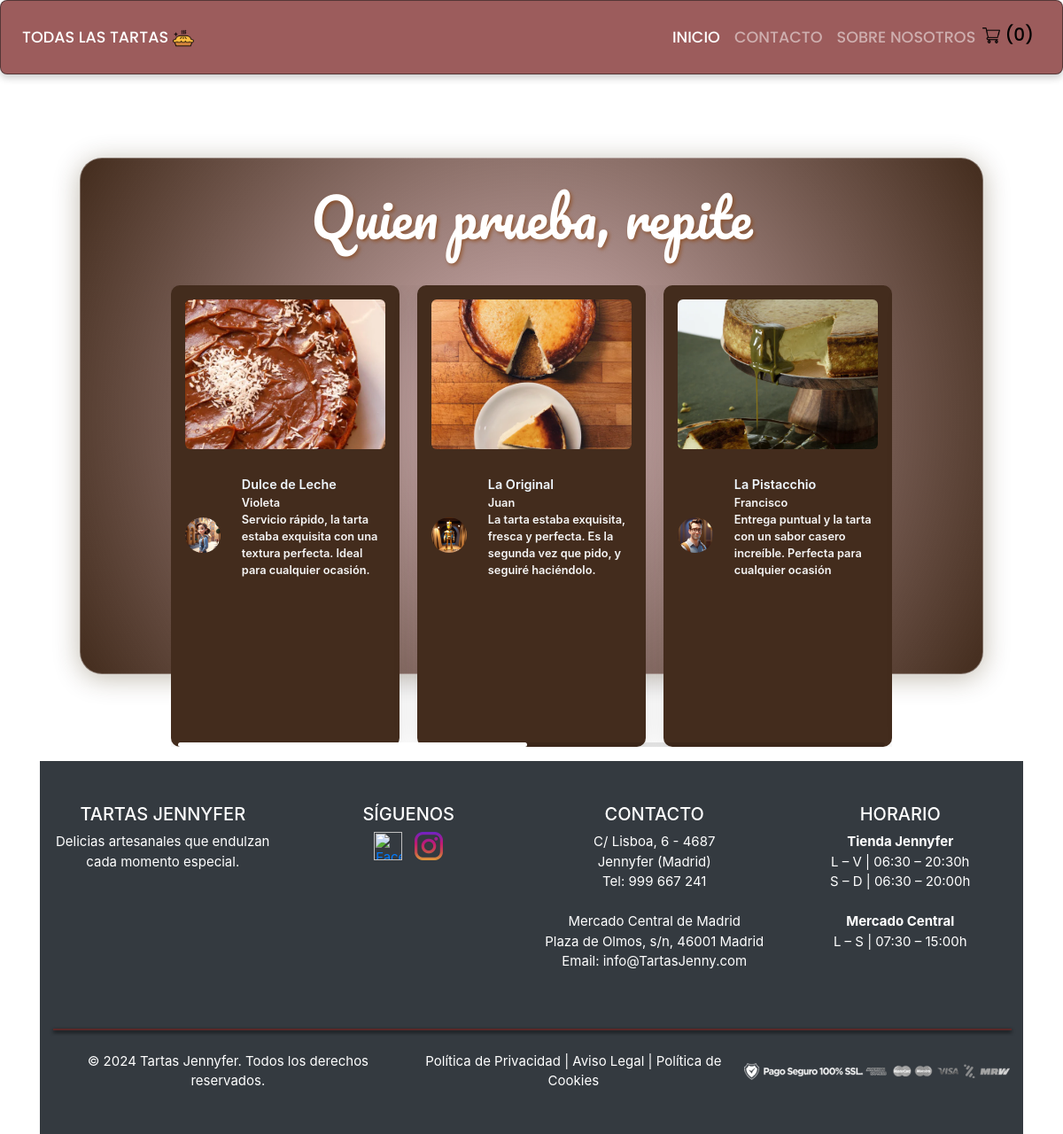
Screenshot of /detallesArticulo.php with the database file from the repository.
### tables this page shows
CREATE TABLE `products` (
  `id` int(11) NOT NULL,
  `nameProd` varchar(250) DEFAULT NULL,
  `precio` varchar(250) DEFAULT NULL,
  `precio2` varchar(250) DEFAULT NULL,
  `description_Prod` text DEFAULT NULL
);

CREATE TABLE `fotoproducts` (
  `id` int(11) NOT NULL,
  `products_id` int(11) DEFAULT NULL,
  `foto1` varchar(100) DEFAULT NULL,
  `foto2` varchar(100) DEFAULT NULL,
  `foto3` varchar(100) DEFAULT NULL,
  `foto4` varchar(100) DEFAULT NULL
);

CREATE TABLE `valoraciones` (
  `id` int(11) NOT NULL,
  `avatar_id` int(11) DEFAULT NULL,
  `nombreAvatar` varchar(250) DEFAULT NULL,
  `descripcionAvatar`text DEFAULT NULL,
  `fotoAvatar` varchar(100) DEFAULT NULL
  
);

### detallesArticulo.php (the view, shortened to what this page needs)
<html>
<head>
    <link rel="stylesheet" href="https://cdn.jsdelivr.net/npm/bootstrap-icons@1.11.3/font/bootstrap-icons.min.css">
    <link rel="stylesheet" href="https://stackpath.bootstrapcdn.com/bootstrap/4.5.2/css/bootstrap.min.css">
    <link rel="stylesheet" href="assets1/styles/menunavegador.css">
    <link rel="stylesheet" href="assets1/styles/loader.css">
    <link rel="stylesheet" href="assets1/styles/detallesArticulo.css">
    <link rel="stylesheet" href="https://cdn.jsdelivr.net/npm/swiper@11/swiper-bundle.min.css"/>
</head>
<body>
		<?php
			include('funciones/funciones_tienda.php');
			include('header.php');
		?>
	<div class=" container container1 ">
			<div class="row">
<?php
$resultadoProductos = getProductData_Valoracion($con);
?>
<article class="article-2 py-5">
   <div class="container recipe-container">
   	<h1 class="titulo_swiper2">Quien prueba, repite</h1>
	<div class="swiper swiper2">
		<div class="swiper-wrapper">
			<?php
			while ($dataProduct = mysqli_fetch_array($resultadoProductos)) {
				?>
				<div class="swiper-slide post">
						<img
							class="post-img img-fluid"
							src="<?php echo $dataProduct["foto1"]; ?>"
							alt="<?php echo $dataProduct['nameProd']; ?>" />
						<div class="post-body d-flex align-items-center mt-3">
							<img
								class="post-avatar rounded-circle mr-3"
								src="<?php echo $dataProduct["fotoAvatar"]; ?>"
								alt="avatar" />
							<div class="post-detail">
								<h2 class="post-name h5"><?php echo $dataProduct['nameProd']; ?></h2>
								<p class="post-author">
									<?php echo $dataProduct['nombreAvatar']; ?> <br>
									<?php echo $dataProduct['descripcionAvatar']; ?>
								</p>
							</div>
						</div>
				</div>
        <?php
        } ?>
    </div>
          <div class="swiper-scrollbar mt-4"></div>
        </div>
</div>
	</div>
		</div>
</body>
</html>

### assets1/styles/menunavegador.css (style rules this page uses)
* { margin: 0; padding: 0; }
body { padding-top: 70px; }
h1 { font-family: 'Pacifico', cursive; font-size: 3em; color: whitesmoke; }

### assets1/styles/detallesArticulo.css (style rules this page uses)
.container1 { justify-content: center; margin-top: 5%; }
.article-2 { display: flex; flex-direction: column; justify-content: center; align-items: center; width: 100%; padding: 60px; }
.recipe-container { background: rgba(67, 44, 29, 1); background: radial-gradient( circle, rgba(156,92,92,0.50) 9%, rgba(67, 44, 29, 1) 100% ); box-shadow: 0 4px 30px rgba(58, 40, 7, 0.32); backdrop-filter: blur(20px); -webkit-backdrop-filter: blur(20px); border: 1px solid rgba(255, 255, 255, 0.3); border-radius: 25px; padding: 30px 0; width: min(1200px, 100%); }
.recipe-container .titulo_swiper2 { font-family: 'Pacifico', cursive; font-size: 60px; text-align: center; color:white; margin-bottom: 4%; text-shadow: 2px 2px 4px rgba(139, 69, 19, 0.7); }
.swiper2 { width: 80%; height: 100%; margin-bottom: 30px; }
.swiper-scrollbar { --swiper-scrollbar-bottom: 0; --swiper-scrollbar-drag-bg-color: white; --swiper-scrollbar-size: 5px; }
.post { max-width: 900px; font-size: 1rem; font-weight: 500; background: rgba(67, 44, 29, 1); box-shadow: 0 4px 30px rgba(0, 0, 0, 0.1); border-radius: 10px; padding: 16px 16px 0; margin-bottom: 16px; }
.post-img { width: 100%; max-width: 400px; object-fit: cover; overflow: hidden; aspect-ratio: 4/3; border-radius: 6px; user-select: none; pointer-events: none; }
.post-body { display: grid; grid-template-columns: 15% 60% 20%; align-items: center; gap: 8px; padding: 15px 0; cursor: default; }
.post-name { color: aliceblue; font-size: 0.9rem; font-weight: 600; margin-bottom: 2px; overflow: hidden; text-overflow: ellipsis; white-space: nowrap; }
.post-author { width: fit-content; font-size: 0.8rem; font-weight: 600; color: whitesmoke; }
.post-avatar { width: 40px; aspect-ratio: 1/1; object-fit: cover; border-radius: 5px; cursor: pointer; }
footer { font-size: 15px; margin-top: 50px; padding-top: 20px; padding-bottom: 20px; }
hr { box-shadow: 0px 2px 4px rgba(0, 0, 0, 1); border: 1px solid #592828; width: 100%; }

### rows the page displays
products: fotoproducts.foto1 (picture), valoraciones.fotoAvatar (picture), nameProd "Dulce de Leche", valoraciones.nombreAvatar "Violeta", valoraciones.descripcionAvatar "Servicio rápido, la tarta estaba exquisita con una textura perfecta. Ideal para cualquier ocasión."
products: fotoproducts.foto1 (picture), valoraciones.fotoAvatar (picture), nameProd "La Original", valoraciones.nombreAvatar "Juan", valoraciones.descripcionAvatar "La tarta estaba exquisita, fresca y perfecta. Es la segunda vez que pido, y seguiré haciéndolo."
products: fotoproducts.foto1 (picture), valoraciones.fotoAvatar (picture), nameProd "La Pistacchio", valoraciones.nombreAvatar "Francisco", valoraciones.descripcionAvatar "Entrega puntual y la tarta con un sabor casero increíble. Perfecta para cualquier ocasión"
